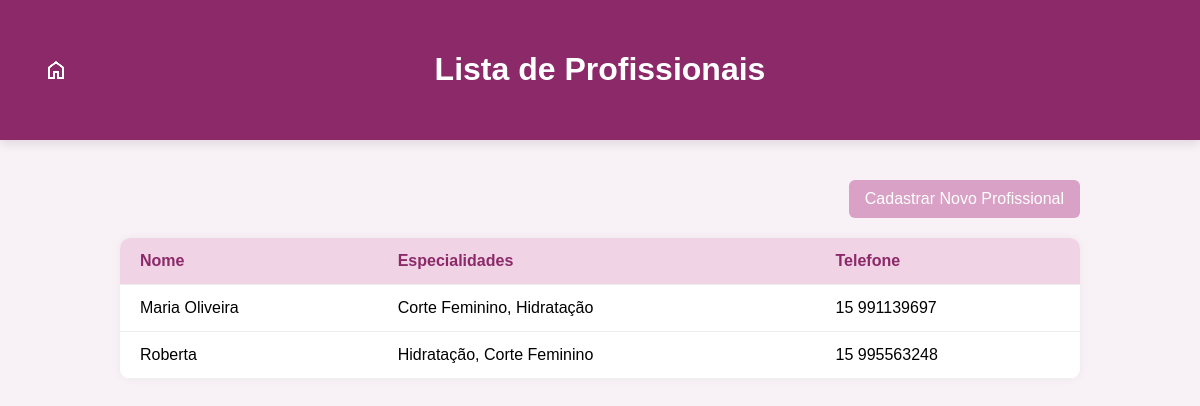
Page /admin/profissionais (signed in) on the committed database.
### backend/models.py (models this page shows, shortened)
class Profissional(UserMixin, db.Model):
    __tablename__ = 'profissionais'
    idProfissional = db.Column(db.Integer, primary_key=True)
    nome = db.Column(db.String(100), nullable=False)
    telefone = db.Column(db.String(20), nullable=False)
    email = db.Column(db.String(120), unique=True, nullable=False)
    senha_hash = db.Column(db.String(256), nullable=False)
    servicos = db.relationship('ProfissionalServico', back_populates='profissional', lazy=True)
    agendas = db.relationship('Agenda', back_populates='profissional', lazy=True)

class ProfissionalServico(db.Model):
    __tablename__ = 'profissional_servicos'
    idProfissionalServico = db.Column(db.Integer, primary_key=True)
    idProfissional = db.Column(db.Integer, db.ForeignKey('profissionais.idProfissional'), nullable=False)
    idServico = db.Column(db.Integer, db.ForeignKey('servicos.idServico'), nullable=False)
    profissional = db.relationship('Profissional', back_populates='servicos')
    servico = db.relationship('Servico', back_populates='profissional_servicos')
    agendamentos = db.relationship('Agendamento', back_populates='profissional_servico', lazy=True)

class Servico(db.Model):
    __tablename__ = 'servicos'
    idServico = db.Column(db.Integer, primary_key=True)
    nome = db.Column(db.String(100), nullable=False)
    descricao = db.Column(db.Text, nullable=True)
    preco = db.Column(db.Numeric(10, 2), nullable=False)
    duracao = db.Column(db.Integer, nullable=False)
    profissional_servicos = db.relationship('ProfissionalServico', back_populates='servico', lazy=True)

### backend/views.py (the view)
@app.route('/admin/profissionais')
@login_required
def admin_profissionais():
    if not isinstance(current_user._get_current_object(), Administrador):
        abort(403)
    profissionais = Profissional.query.all()
    return render_template('profissionais.html', profissionais=profissionais)

### backend/views.py (called while the page is built)
@login_manager.user_loader
def load_user(user_id):
    if user_id.startswith('admin-'):
        admin_id = user_id.split('-')[1]
        return Administrador.query.get(admin_id)
    elif user_id.startswith('prof-'):
        prof_id = user_id.split('-')[1]
        return Profissional.query.get(prof_id)
    elif user_id.startswith('cliente-'):
        cliente_id = user_id.split('-')[1]
        return Cliente.query.get(cliente_id)
    return None

### templates/profissionais.html (shortened to what this page needs)
<!DOCTYPE html>
<html lang="pt-br">
<head>
  <link rel="stylesheet" href="/static/css/style-profissionais.css">
  <link rel="stylesheet" href="/static/css/style-btnInicio.css" />
</head>
<body>
  <header>
    <h1>Lista de Profissionais</h1>
    <a class="btn-inicio" href="{{ url_for('admin_inicio') }}">
       <img src="/static/img/home.png" alt="Página Inicial">
    </a>
  </header>
  <main>
    <div class="topo">
      <a href="{{ url_for('cadastrar_profissional') }}">
        <button class="btn-novo">Cadastrar Novo Profissional</button>
      </a>
    </div>
    <table>
      <thead>
        <tr>
          <th>Nome</th>
          <th>Especialidades</th>
          <th>Telefone</th>
        </tr>
      </thead>
      <tbody>
        {% if profissionais %}
          {% for profissional in profissionais %}
            <tr data-link="{{ url_for('servico_profissional', profissional_id=profissional.idProfissional) }}">
              <td>{{ profissional.nome }}</td>
              <td>
                {% for ps in profissional.servicos %}
                  {{ ps.servico.nome }}{% if not loop.last %}, {% endif %}
                {% endfor %}
              </td>
              <td>{{ profissional.telefone }}</td>
            </tr>
          {% endfor %}
        {% else %}
          <tr>
            <td colspan="3">Nenhum profissional cadastrado.</td>
          </tr>
        {% endif %}
      </tbody>
    </table>
  </main>
</body>
</html>

### static/css/style-profissionais.css (style rules this page uses)
body { font-family: Arial, Helvetica, sans-serif; margin: 0; background-color: #f8f1f5; }
header { background-color: #8b2969; padding: 20px; color: white; text-align: center; box-shadow: 0 4px 10px rgba(0,0,0,0.1); }
main { padding: 40px 10%; }
.topo { display: flex; justify-content: flex-end; margin-bottom: 20px; }
.btn-novo { background-color: #d9a1c5; color: white; border: none; padding: 10px 16px; font-size: 16px; border-radius: 6px; cursor: pointer; transition: background 0.3s; }
table { width: 100%; border-collapse: collapse; background-color: white; box-shadow: 0 0 10px rgba(0,0,0,0.05); border-radius: 10px; overflow: hidden; }
th, td { padding: 14px 20px; text-align: left; border-bottom: 1px solid #eee; }
th { background-color: #f0d3e4; color: #8b2969; font-weight: bold; }

### static/css/style-btnInicio.css (style rules this page uses)
header { position: relative; padding: 30px 0; display: flex; justify-content: center; align-items: center; }
.btn-inicio { position: absolute; left: 20px; top: 50%; transform: translateY(-50%); text-decoration: none; background-color: #8b2969; color: white; padding: 8px 16px; border-radius: 6px; font-weight: bold; display: inline-flex; align-items: center; gap: 8px; transition: background 0.3s; }

### templates/profissionais.html (style rules this page uses)
tr[data-link] { cursor: pointer; transition: background-color 0.2s; }

### rows in the picture
Profissional: nome "Maria Oliveira", telefone "15 991139697"
ProfissionalServico: servico.nome "Corte Feminino"
ProfissionalServico: servico.nome "Hidratação"
Profissional: nome "Roberta", telefone "15 995563248"
ProfissionalServico: servico.nome "Hidratação"
ProfissionalServico: servico.nome "Corte Feminino"
